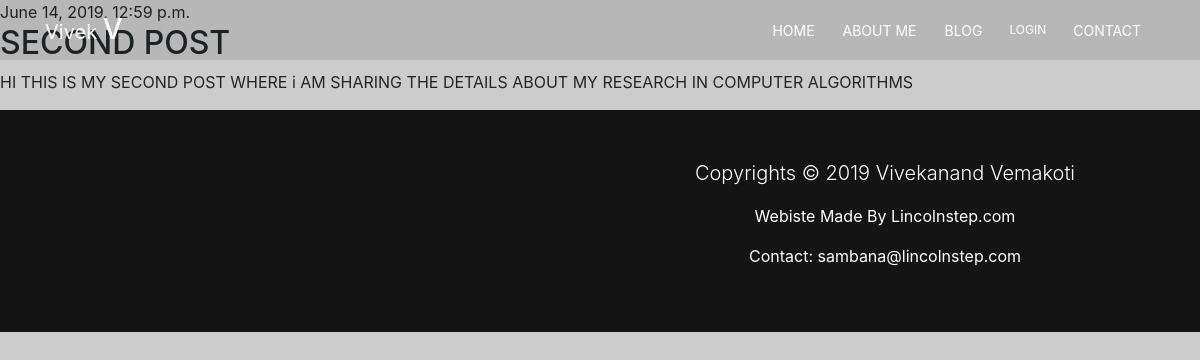
The app's page /post/2/ with its own data.
### blog/models.py (models this page shows, shortened)
class Post(models.Model):
    author = models.ForeignKey(settings.AUTH_USER_MODEL, on_delete=models.CASCADE)
    title = models.CharField(max_length=200)
    text = RichTextField()
    created_date = models.DateTimeField(default=timezone.now)
    published_date = models.DateTimeField(blank=True, null=True)
    image = models.ImageField(upload_to='blog_images',validators=[FileExtensionValidator(['jpg','gif','png'])],blank=True)

### blog/views.py (the view)
# urls.py: path('post/<int:pk>/', views.post_detail, name='post_detail'),
def post_detail(request, pk):
    post = get_object_or_404(Post, pk=pk)
    return render(request, 'blog/post_detail.html', {'post': post})

### blog/templates/blog/post_detail.html
{% extends 'blog/base.html' %}
{% block content %}
    <div class="post">
        {% if post.published_date %}
            <div class="date">
                {{ post.published_date }}
            </div>
        {% endif %}
        <h2>{{ post.title }}</h2>
        <p>{{ post.text|linebreaksbr }}</p>
    </div>
{% endblock %}

### blog/static/css/style.css (style rules this page uses)
@media (min-width:200px) { body { overflow-x: hidden; } }
@media (min-width: 576px) { body { overflow-x: hidden; } }
@media (min-width:768px) { body { overflow-x: hidden; } }
@media (min-width:992px) { body { overflow-x: hidden; } }
@media (min-width:1200px) { body { overflow-x: hidden; } }

### records on screen
Post: published_date "June 14, 2019, 12:59 p.m.", title "SECOND POST", text "HI THIS IS MY SECOND POST WHERE i AM SHARING THE DETAILS ABOUT MY RESEARCH IN COMPUTER ALGORITHMS"
